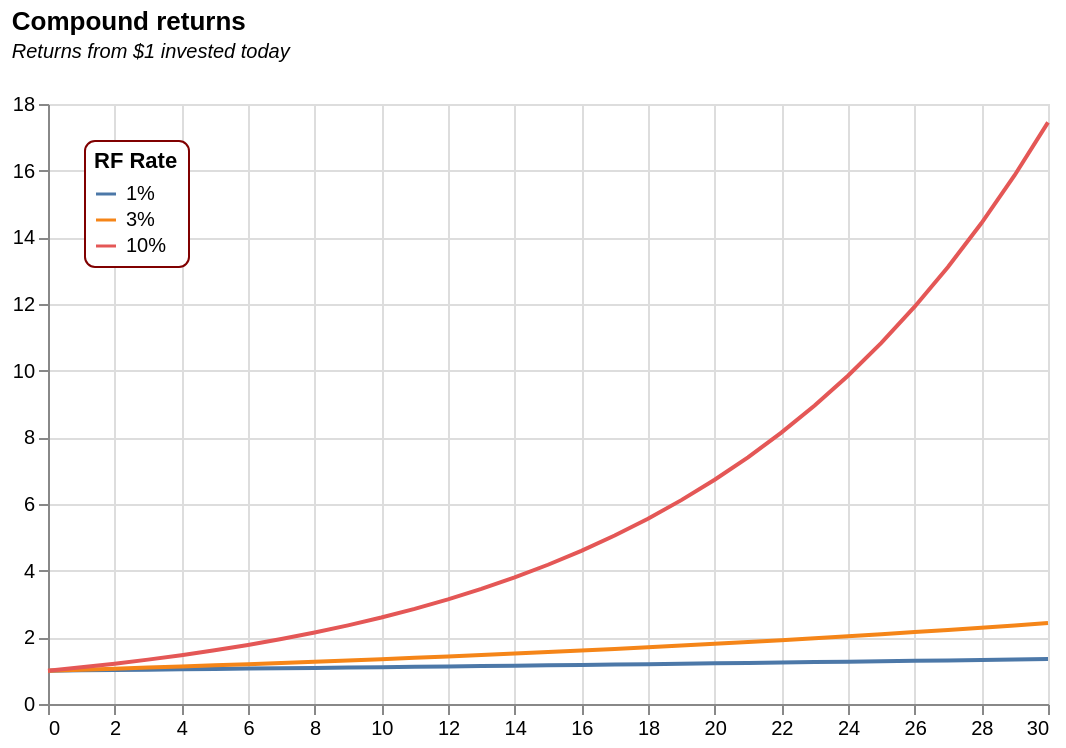

Source (Vega-Lite JSON):
### Vega-Lite specification from a JSON file in a GitHub repository (floating-point values rounded to 4 significant figures)
{"$schema": "https://vega.github.io/schema/vega-lite/v5.json", "title": {"text": "Compound returns", "subtitle": ["Returns from $1 invested today", ""], "subtitleFontStyle": "italic", "subtitleFontSize": 10, "anchor": "start", "color": "black"}, "width": 500, "height": 300, "data": {"values": [{"year": "0", "riskFreeRate": "0.01", "discountFactor": "1", "bond1": "5", "bond2": "8", "bond3": "2", "PV_b1": "5", "PV_b2": "8", "PV_b3": "2", "cycles": "0", "wages": "10", "asset1": "5", "asset2": "5"}, {"year": "1", "riskFreeRate": "0.01", "discountFactor": "0.99009901", "bond1": "5", "bond2": "7.8", "bond3": "2.2", "PV_b1": "4.95049505", "PV_b2": "7.722772277", "PV_b3": "2.178217822", "cycles": "-0.991778853", "wages": "9.008221147", "asset1": "4.008221147", "asset2": "5.991778853"}, {"year": "2", "riskFreeRate": "0.01", "discountFactor": "0.980296049", "bond1": "5", "bond2": "7.6", "bond3": "2.4", "PV_b1": "4.901480247", "PV_b2": "7.450249975", "PV_b3": "2.352710519", "cycles": "0.253823363", "wages": "10.25382336", "asset1": "5.253823363", "asset2": "4.746176637"}, {"year": "3", "riskFreeRate": "0.01", "discountFactor": "0.970590148", "bond1": "5", "bond2": "7.4", "bond3": "2.6", "PV_b1": "4.85295074", "PV_b2": "7.182367095", "PV_b3": "2.523534385", "cycles": "0.926818505", "wages": "10.92681851", "asset1": "5.926818505", "asset2": "4.073181495"}, {"year": "4", "riskFreeRate": "0.01", "discountFactor": "0.960980344", "bond1": "5", "bond2": "7.2", "bond3": "2.8", "PV_b1": "4.804901722", "PV_b2": "6.91905848", "PV_b3": "2.690744965", "cycles": "-0.491021594", "wages": "9.508978406", "asset1": "4.508978406", "asset2": "5.491021594"}, {"year": "5", "riskFreeRate": "0.01", "discountFactor": "0.951465688", "bond1": "5", "bond2": "7", "bond3": "3", "PV_b1": "4.757328438", "PV_b2": "6.660259813", "PV_b3": "2.854397063", "cycles": "-0.801152636", "wages": "9.198847364", "asset1": "4.198847364", "asset2": "5.801152636"}, {"year": "6", "riskFreeRate": "0.01", "discountFactor": "0.942045235", "bond1": "5", "bond2": "6.8", "bond3": "3.2", "PV_b1": "4.710226176", "PV_b2": "6.4059076", "PV_b3": "3.014544753", "cycles": "0.696058488", "wages": "10.69605849", "asset1": "5.696058488", "asset2": "4.303941512"}, {"year": "7", "riskFreeRate": "0.01", "discountFactor": "0.932718055", "bond1": "5", "bond2": "6.6", "bond3": "3.4", "PV_b1": "4.663590274", "PV_b2": "6.155939161", "PV_b3": "3.171241386", "cycles": "0.623012211", "wages": "10.62301221", "asset1": "5.623012211", "asset2": "4.376987789"}, {"year": "8", "riskFreeRate": "0.01", "discountFactor": "0.923483222", "bond1": "5", "bond2": "6.4", "bond3": "3.6", "PV_b1": "4.617416112", "PV_b2": "5.910292624", "PV_b3": "3.324539601", "cycles": "-0.855504371", "wages": "9.144495629", "asset1": "4.144495629", "asset2": "5.855504371"}, {"year": "9", "riskFreeRate": "0.01", "discountFactor": "0.914339824", "bond1": "5", "bond2": "6.2", "bond3": "3.8", "PV_b1": "4.571699121", "PV_b2": "5.66890691", "PV_b3": "3.474491332", "cycles": "-0.404065219", "wages": "9.595934781", "asset1": "4.595934781", "asset2": "5.404065219"}, {"year": "10", "riskFreeRate": "0.01", "discountFactor": "0.905286955", "bond1": "5", "bond2": "6", "bond3": "4", "PV_b1": "4.526434773", "PV_b2": "5.431721728", "PV_b3": "3.621147819", "cycles": "0.958915723", "wages": "10.95891572", "asset1": "5.958915723", "asset2": "4.041084277"}, {"year": "11", "riskFreeRate": "0.01", "discountFactor": "0.896323718", "bond1": "5", "bond2": "5.8", "bond3": "4.2", "PV_b1": "4.481618588", "PV_b2": "5.198677562", "PV_b3": "3.764559614", "cycles": "0.158652431", "wages": "10.15865243", "asset1": "5.158652431", "asset2": "4.841347569"}, {"year": "12", "riskFreeRate": "0.01", "discountFactor": "0.887449225", "bond1": "5", "bond2": "5.6", "bond3": "4.4", "PV_b1": "4.437246126", "PV_b2": "4.969715661", "PV_b3": "3.904776591", "cycles": "-0.999519224", "wages": "9.000480776", "asset1": "4.000480776", "asset2": "5.999519224"}, {"year": "13", "riskFreeRate": "0.01", "discountFactor": "0.878662599", "bond1": "5", "bond2": "5.4", "bond3": "4.6", "PV_b1": "4.393312996", "PV_b2": "4.744778036", "PV_b3": "4.041847957", "cycles": "0.097151904", "wages": "10.0971519", "asset1": "5.097151904", "asset2": "4.902848096"}, {"year": "14", "riskFreeRate": "0.01", "discountFactor": "0.86996297", "bond1": "5", "bond2": "5.2", "bond3": "4.8", "PV_b1": "4.349814848", "PV_b2": "4.523807442", "PV_b3": "4.175822254", "cycles": "0.974655392", "wages": "10.97465539", "asset1": "5.974655392", "asset2": "4.025344608"}, {"year": "15", "riskFreeRate": "0.01", "discountFactor": "0.861349475", "bond1": "5", "bond2": "5", "bond3": "5", "PV_b1": "4.306747374", "PV_b2": "4.306747374", "PV_b3": "4.306747374", "cycles": "-0.346592904", "wages": "9.653407096", "asset1": "4.653407096", "asset2": "5.346592904"}, {"year": "16", "riskFreeRate": "0.01", "discountFactor": "0.852821262", "bond1": "5", "bond2": "4.8", "bond3": "5.2", "PV_b1": "4.264106311", "PV_b2": "4.093542059", "PV_b3": "4.434670563", "cycles": "-0.885952778", "wages": "9.114047222", "asset1": "4.114047222", "asset2": "5.885952778"}, {"year": "17", "riskFreeRate": "0.01", "discountFactor": "0.844377487", "bond1": "5", "bond2": "4.6", "bond3": "5.4", "PV_b1": "4.221887437", "PV_b2": "3.884136442", "PV_b3": "4.559638432", "cycles": "0.573332477", "wages": "10.57333248", "asset1": "5.573332477", "asset2": "4.426667523"}, {"year": "18", "riskFreeRate": "0.01", "discountFactor": "0.836017314", "bond1": "5", "bond2": "4.4", "bond3": "5.6", "PV_b1": "4.180086571", "PV_b2": "3.678476182", "PV_b3": "4.681696959", "cycles": "0.7392213", "wages": "10.7392213", "asset1": "5.7392213", "asset2": "4.2607787"}, {"year": "19", "riskFreeRate": "0.01", "discountFactor": "0.827739915", "bond1": "5", "bond2": "4.2", "bond3": "5.8", "PV_b1": "4.138699575", "PV_b2": "3.476507643", "PV_b3": "4.800891507", "cycles": "-0.762519447", "wages": "9.237480553", "asset1": "4.237480553", "asset2": "5.762519447"}, {"year": "20", "riskFreeRate": "0.01", "discountFactor": "0.81954447", "bond1": "5", "bond2": "4", "bond3": "6", "PV_b1": "4.097722352", "PV_b2": "3.278177881", "PV_b3": "4.917266822", "cycles": "-0.544071696", "wages": "9.455928304", "asset1": "4.455928304", "asset2": "5.544071696"}, {"year": "21", "riskFreeRate": "0.01", "discountFactor": "0.811430169", "bond1": "5", "bond2": "3.8", "bond3": "6.2", "PV_b1": "4.057150843", "PV_b2": "3.083434641", "PV_b3": "5.030867046", "cycles": "0.901762291", "wages": "10.90176229", "asset1": "5.901762291", "asset2": "4.098237709"}, {"year": "22", "riskFreeRate": "0.01", "discountFactor": "0.803396207", "bond1": "5", "bond2": "3.6", "bond3": "6.4", "PV_b1": "4.016981033", "PV_b2": "2.892226344", "PV_b3": "5.141735722", "cycles": "0.313286037", "wages": "10.31328604", "asset1": "5.313286037", "asset2": "4.686713963"}, {"year": "23", "riskFreeRate": "0.01", "discountFactor": "0.795441789", "bond1": "5", "bond2": "3.4", "bond3": "6.6", "PV_b1": "3.977208943", "PV_b2": "2.704502082", "PV_b3": "5.249915805", "cycles": "-0.981940765", "wages": "9.018059235", "asset1": "4.018059235", "asset2": "5.981940765"}, {"year": "24", "riskFreeRate": "0.01", "discountFactor": "0.787566127", "bond1": "5", "bond2": "3.2", "bond3": "6.8", "PV_b1": "3.937830637", "PV_b2": "2.520211608", "PV_b3": "5.355449666", "cycles": "-0.06198051", "wages": "9.93801949", "asset1": "4.93801949", "asset2": "5.06198051"}, {"year": "25", "riskFreeRate": "0.01", "discountFactor": "0.779768443", "bond1": "5", "bond2": "3", "bond3": "7", "PV_b1": "3.898842215", "PV_b2": "2.339305329", "PV_b3": "5.458379101", "cycles": "0.997803274", "wages": "10.99780327", "asset1": "5.997803274", "asset2": "4.002196726"}, {"year": "26", "riskFreeRate": "0.01", "discountFactor": "0.772047963", "bond1": "5", "bond2": "2.8", "bond3": "7.2", "PV_b1": "3.860239817", "PV_b2": "2.161734297", "PV_b3": "5.558745336", "cycles": "-0.193384667", "wages": "9.806615333", "asset1": "4.806615333", "asset2": "5.193384667"}, {"year": "27", "riskFreeRate": "0.01", "discountFactor": "0.764403924", "bond1": "5", "bond2": "2.6", "bond3": "7.4", "PV_b1": "3.822019621", "PV_b2": "1.987450203", "PV_b3": "5.656589038", "cycles": "-0.948310843", "wages": "9.051689157", "asset1": "4.051689157", "asset2": "5.948310843"}, {"year": "28", "riskFreeRate": "0.01", "discountFactor": "0.756835568", "bond1": "5", "bond2": "2.4", "bond3": "7.6", "PV_b1": "3.784177842", "PV_b2": "1.816405364", "PV_b3": "5.75195032", "cycles": "0.436083376", "wages": "10.43608338", "asset1": "5.436083376", "asset2": "4.563916624"}, {"year": "29", "riskFreeRate": "0.01", "discountFactor": "0.749342147", "bond1": "5", "bond2": "2.2", "bond3": "7.8", "PV_b1": "3.746710735", "PV_b2": "1.648552723", "PV_b3": "5.844868746", "cycles": "0.836705168", "wages": "10.83670517", "asset1": "5.836705168", "asset2": "4.163294832"}, {"year": "30", "riskFreeRate": "0.01", "discountFactor": "0.741922918", "bond1": "5", "bond2": "2", "bond3": "8", "PV_b1": "3.709614589", "PV_b2": "1.483845836", "PV_b3": "5.935383342", "cycles": "-0.650219137", "wages": "9.349780863", "asset1": "4.349780863", "asset2": "5.650219137"}, {"year": "0", "riskFreeRate": "0.03", "discountFactor": "1", "bond1": "5", "bond2": "8", "bond3": "2", "PV_b1": "5", "PV_b2": "8", "PV_b3": "2", "cycles": "0", "wages": "", "asset1": "", "asset2": ""}, {"year": "1", "riskFreeRate": "0.03", "discountFactor": "0.970873786", "bond1": "5", "bond2": "7.8", "bond3": "2.2", "PV_b1": "4.854368932", "PV_b2": "7.572815534", "PV_b3": "2.13592233", "cycles": "-0.991778853", "wages": "", "asset1": "", "asset2": ""}, {"year": "2", "riskFreeRate": "0.03", "discountFactor": "0.942595909", "bond1": "5", "bond2": "7.6", "bond3": "2.4", "PV_b1": "4.712979546", "PV_b2": "7.163728909", "PV_b3": "2.262230182", "cycles": "0.253823363", "wages": "", "asset1": "", "asset2": ""}, {"year": "3", "riskFreeRate": "0.03", "discountFactor": "0.915141659", "bond1": "5", "bond2": "7.4", "bond3": "2.6", "PV_b1": "4.575708297", "PV_b2": "6.772048279", "PV_b3": "2.379368314", "cycles": "0.926818505", "wages": "", "asset1": "", "asset2": ""}, {"year": "4", "riskFreeRate": "0.03", "discountFactor": "0.888487048", "bond1": "5", "bond2": "7.2", "bond3": "2.8", "PV_b1": "4.44243524", "PV_b2": "6.397106745", "PV_b3": "2.487763734", "cycles": "-0.491021594", "wages": "", "asset1": "", "asset2": ""}, {"year": "5", "riskFreeRate": "0.03", "discountFactor": "0.862608784", "bond1": "5", "bond2": "7", "bond3": "3", "PV_b1": "4.313043922", "PV_b2": "6.038261491", "PV_b3": "2.587826353", "cycles": "-0.801152636", "wages": "", "asset1": "", "asset2": ""}, {"year": "6", "riskFreeRate": "0.03", "discountFactor": "0.837484257", "bond1": "5", "bond2": "6.8", "bond3": "3.2", "PV_b1": "4.187421283", "PV_b2": "5.694892945", "PV_b3": "2.679949621", "cycles": "0.696058488", "wages": "", "asset1": "", "asset2": ""}, {"year": "7", "riskFreeRate": "0.03", "discountFactor": "0.813091511", "bond1": "5", "bond2": "6.6", "bond3": "3.4", "PV_b1": "4.065457557", "PV_b2": "5.366403975", "PV_b3": "2.764511139", "cycles": "0.623012211", "wages": "", "asset1": "", "asset2": ""}, {"year": "8", "riskFreeRate": "0.03", "discountFactor": "0.789409234", "bond1": "5", "bond2": "6.4", "bond3": "3.6", "PV_b1": "3.947046172", "PV_b2": "5.0522191", "PV_b3": "2.841873244", "cycles": "-0.855504371", "wages": "", "asset1": "", "asset2": ""}, {"year": "9", "riskFreeRate": "0.03", "discountFactor": "0.766416732", "bond1": "5", "bond2": "6.2", "bond3": "3.8", "PV_b1": "3.832083662", "PV_b2": "4.751783741", "PV_b3": "2.912383583", "cycles": "-0.404065219", "wages": "", "asset1": "", "asset2": ""}, {"year": "10", "riskFreeRate": "0.03", "discountFactor": "0.744093915", "bond1": "5", "bond2": "6", "bond3": "4", "PV_b1": "3.720469574", "PV_b2": "4.464563489", "PV_b3": "2.97637566", "cycles": "0.958915723", "wages": "", "asset1": "", "asset2": ""}, {"year": "11", "riskFreeRate": "0.03", "discountFactor": "0.722421277", "bond1": "5", "bond2": "5.8", "bond3": "4.2", "PV_b1": "3.612106383", "PV_b2": "4.190043404", "PV_b3": "3.034169362", "cycles": "0.158652431", "wages": "", "asset1": "", "asset2": ""}, {"year": "12", "riskFreeRate": "0.03", "discountFactor": "0.70137988", "bond1": "5", "bond2": "5.6", "bond3": "4.4", "PV_b1": "3.506899401", "PV_b2": "3.927727329", "PV_b3": "3.086071473", "cycles": "-0.999519224", "wages": "", "asset1": "", "asset2": ""}, {"year": "13", "riskFreeRate": "0.03", "discountFactor": "0.68095134", "bond1": "5", "bond2": "5.4", "bond3": "4.6", "PV_b1": "3.4047567", "PV_b2": "3.677137236", "PV_b3": "3.132376164", "cycles": "0.097151904", "wages": "", "asset1": "", "asset2": ""}, {"year": "14", "riskFreeRate": "0.03", "discountFactor": "0.661117806", "bond1": "5", "bond2": "5.2", "bond3": "4.8", "PV_b1": "3.305589029", "PV_b2": "3.43781259", "PV_b3": "3.173365468", "cycles": "0.974655392", "wages": "", "asset1": "", "asset2": ""}, {"year": "15", "riskFreeRate": "0.03", "discountFactor": "0.641861947", "bond1": "5", "bond2": "5", "bond3": "5", "PV_b1": "3.209309737", "PV_b2": "3.209309737", "PV_b3": "3.209309737", "cycles": "-0.346592904", "wages": "", "asset1": "", "asset2": ""}, {"year": "16", "riskFreeRate": "0.03", "discountFactor": "0.623166939", "bond1": "5", "bond2": "4.8", "bond3": "5.2", "PV_b1": "3.115834696", "PV_b2": "2.991201308", "PV_b3": "3.240468084", "cycles": "-0.885952778", "wages": "", "asset1": "", "asset2": ""}, {"year": "17", "riskFreeRate": "0.03", "discountFactor": "0.605016446", "bond1": "5", "bond2": "4.6", "bond3": "5.4", "PV_b1": "3.025082229", "PV_b2": "2.783075651", "PV_b3": "3.267088808", "cycles": "0.573332477", "wages": "", "asset1": "", "asset2": ""}, {"year": "18", "riskFreeRate": "0.03", "discountFactor": "0.587394608", "bond1": "5", "bond2": "4.4", "bond3": "5.6", "PV_b1": "2.936973038", "PV_b2": "2.584536274", "PV_b3": "3.289409803", "cycles": "0.7392213", "wages": "", "asset1": "", "asset2": ""}, {"year": "19", "riskFreeRate": "0.03", "discountFactor": "0.570286027", "bond1": "5", "bond2": "4.2", "bond3": "5.8", "PV_b1": "2.851430134", "PV_b2": "2.395201313", "PV_b3": "3.307658956", "cycles": "-0.762519447", "wages": "", "asset1": "", "asset2": ""}, {"year": "20", "riskFreeRate": "0.03", "discountFactor": "0.553675754", "bond1": "5", "bond2": "4", "bond3": "6", "PV_b1": "2.768378771", "PV_b2": "2.214703017", "PV_b3": "3.322054525", "cycles": "-0.544071696", "wages": "", "asset1": "", "asset2": ""}, {"year": "21", "riskFreeRate": "0.03", "discountFactor": "0.537549276", "bond1": "5", "bond2": "3.8", "bond3": "6.2", "PV_b1": "2.68774638", "PV_b2": "2.042687248", "PV_b3": "3.332805511", "cycles": "0.901762291", "wages": "", "asset1": "", "asset2": ""}, {"year": "22", "riskFreeRate": "0.03", "discountFactor": "0.521892501", "bond1": "5", "bond2": "3.6", "bond3": "6.4", "PV_b1": "2.609462504", "PV_b2": "1.878813003", "PV_b3": "3.340112006", "cycles": "0.313286037", "wages": "", "asset1": "", "asset2": ""}, {"year": "23", "riskFreeRate": "0.03", "discountFactor": "0.506691748", "bond1": "5", "bond2": "3.4", "bond3": "6.6", "PV_b1": "2.533458742", "PV_b2": "1.722751945", "PV_b3": "3.34416554", "cycles": "-0.981940765", "wages": "", "asset1": "", "asset2": ""}, {"year": "24", "riskFreeRate": "0.03", "discountFactor": "0.491933736", "bond1": "5", "bond2": "3.2", "bond3": "6.8", "PV_b1": "2.459668682", "PV_b2": "1.574187956", "PV_b3": "3.345149407", "cycles": "-0.06198051", "wages": "", "asset1": "", "asset2": ""}, {"year": "25", "riskFreeRate": "0.03", "discountFactor": "0.477605569", "bond1": "5", "bond2": "3", "bond3": "7", "PV_b1": "2.388027846", "PV_b2": "1.432816708", "PV_b3": "3.343238985", "cycles": "0.997803274", "wages": "", "asset1": "", "asset2": ""}, {"year": "26", "riskFreeRate": "0.03", "discountFactor": "0.463694727", "bond1": "5", "bond2": "2.8", "bond3": "7.2", "PV_b1": "2.318473637", "PV_b2": "1.298345237", "PV_b3": "3.338602038", "cycles": "-0.193384667", "wages": "", "asset1": "", "asset2": ""}, {"year": "27", "riskFreeRate": "0.03", "discountFactor": "0.450189056", "bond1": "5", "bond2": "2.6", "bond3": "7.4", "PV_b1": "2.250945279", "PV_b2": "1.170491545", "PV_b3": "3.331399013", "cycles": "-0.948310843", "wages": "", "asset1": "", "asset2": ""}, {"year": "28", "riskFreeRate": "0.03", "discountFactor": "0.437076753", "bond1": "5", "bond2": "2.4", "bond3": "7.6", "PV_b1": "2.185383766", "PV_b2": "1.048984208", "PV_b3": "3.321783324", "cycles": "0.436083376", "wages": "", "asset1": "", "asset2": ""}, {"year": "29", "riskFreeRate": "0.03", "discountFactor": "0.424346362", "bond1": "5", "bond2": "2.2", "bond3": "7.8", "PV_b1": "2.121731812", "PV_b2": "0.933561997", "PV_b3": "3.309901626", "cycles": "0.836705168", "wages": "", "asset1": "", "asset2": ""}, {"year": "30", "riskFreeRate": "0.03", "discountFactor": "0.41198676", "bond1": "5", "bond2": "2", "bond3": "8", "PV_b1": "2.059933798", "PV_b2": "0.823973519", "PV_b3": "3.295894076", "cycles": "-0.650219137", "wages": "", "asset1": "", "asset2": ""}, {"year": "0", "riskFreeRate": "0.1", "discountFactor": "1", "bond1": "5", "bond2": "8", "bond3": "2", "PV_b1": "5", "PV_b2": "8", "PV_b3": "2", "cycles": "0", "wages": "", "asset1": "", "asset2": ""}, {"year": "1", "riskFreeRate": "0.1", "discountFactor": "0.909090909", "bond1": "5", "bond2": "7.8", "bond3": "2.2", "PV_b1": "4.545454545", "PV_b2": "7.090909091", "PV_b3": "2", "cycles": "-0.991778853", "wages": "", "asset1": "", "asset2": ""}, {"year": "2", "riskFreeRate": "0.1", "discountFactor": "0.826446281", "bond1": "5", "bond2": "7.6", "bond3": "2.4", "PV_b1": "4.132231405", "PV_b2": "6.280991736", "PV_b3": "1.983471074", "cycles": "0.253823363", "wages": "", "asset1": "", "asset2": ""}, {"year": "3", "riskFreeRate": "0.1", "discountFactor": "0.751314801", "bond1": "5", "bond2": "7.4", "bond3": "2.6", "PV_b1": "3.756574005", "PV_b2": "5.559729527", "PV_b3": "1.953418482", "cycles": "0.926818505", "wages": "", "asset1": "", "asset2": ""}, {"year": "4", "riskFreeRate": "0.1", "discountFactor": "0.683013455", "bond1": "5", "bond2": "7.2", "bond3": "2.8", "PV_b1": "3.415067277", "PV_b2": "4.917696879", "PV_b3": "1.912437675", "cycles": "-0.491021594", "wages": "", "asset1": "", "asset2": ""}, {"year": "5", "riskFreeRate": "0.1", "discountFactor": "0.620921323", "bond1": "5", "bond2": "7", "bond3": "3", "PV_b1": "3.104606615", "PV_b2": "4.346449261", "PV_b3": "1.862763969", "cycles": "-0.801152636", "wages": "", "asset1": "", "asset2": ""}, {"year": "6", "riskFreeRate": "0.1", "discountFactor": "0.56447393", "bond1": "5", "bond2": "6.8", "bond3": "3.2", "PV_b1": "2.82236965", "PV_b2": "3.838422724", "PV_b3": "1.806316576", "cycles": "0.696058488", "wages": "", "asset1": "", "asset2": ""}, {"year": "7", "riskFreeRate": "0.1", "discountFactor": "0.513158118", "bond1": "5", "bond2": "6.6", "bond3": "3.4", "PV_b1": "2.565790591", "PV_b2": "3.38684358", "PV_b3": "1.744737602", "cycles": "0.623012211", "wages": "", "asset1": "", "asset2": ""}, {"year": "8", "riskFreeRate": "0.1", "discountFactor": "0.46650738", "bond1": "5", "bond2": "6.4", "bond3": "3.6", "PV_b1": "2.332536901", "PV_b2": "2.985647233", "PV_b3": "1.679426569", "cycles": "-0.855504371", "wages": "", "asset1": "", "asset2": ""}, {"year": "9", "riskFreeRate": "0.1", "discountFactor": "0.424097618", "bond1": "5", "bond2": "6.2", "bond3": "3.8", "PV_b1": "2.120488092", "PV_b2": "2.629405234", "PV_b3": "1.61157095", "cycles": "-0.404065219", "wages": "", "asset1": "", "asset2": ""}, {"year": "10", "riskFreeRate": "0.1", "discountFactor": "0.385543289", "bond1": "5", "bond2": "6", "bond3": "4", "PV_b1": "1.927716447", "PV_b2": "2.313259737", "PV_b3": "1.542173158", "cycles": "0.958915723", "wages": "", "asset1": "", "asset2": ""}, {"year": "11", "riskFreeRate": "0.1", "discountFactor": "0.350493899", "bond1": "5", "bond2": "5.8", "bond3": "4.2", "PV_b1": "1.752469497", "PV_b2": "2.032864617", "PV_b3": "1.472074378", "cycles": "0.158652431", "wages": "", "asset1": "", "asset2": ""}, {"year": "12", "riskFreeRate": "0.1", "discountFactor": "0.318630818", "bond1": "5", "bond2": "5.6", "bond3": "4.4", "PV_b1": "1.593154089", "PV_b2": "1.784332579", "PV_b3": "1.401975598", "cycles": "-0.999519224", "wages": "", "asset1": "", "asset2": ""}, {"year": "13", "riskFreeRate": "0.1", "discountFactor": "0.28966438", "bond1": "5", "bond2": "5.4", "bond3": "4.6", "PV_b1": "1.448321899", "PV_b2": "1.564187651", "PV_b3": "1.332456147", "cycles": "0.097151904", "wages": "", "asset1": "", "asset2": ""}, {"year": "14", "riskFreeRate": "0.1", "discountFactor": "0.263331254", "bond1": "5", "bond2": "5.2", "bond3": "4.8", "PV_b1": "1.316656272", "PV_b2": "1.369322522", "PV_b3": "1.263990021", "cycles": "0.974655392", "wages": "", "asset1": "", "asset2": ""}, {"year": "15", "riskFreeRate": "0.1", "discountFactor": "0.239392049", "bond1": "5", "bond2": "5", "bond3": "5", "PV_b1": "1.196960247", "PV_b2": "1.196960247", "PV_b3": "1.196960247", "cycles": "-0.346592904", "wages": "", "asset1": "", "asset2": ""}, {"year": "16", "riskFreeRate": "0.1", "discountFactor": "0.217629136", "bond1": "5", "bond2": "4.8", "bond3": "5.2", "PV_b1": "1.088145679", "PV_b2": "1.044619852", "PV_b3": "1.131671506", "cycles": "-0.885952778", "wages": "", "asset1": "", "asset2": ""}, {"year": "17", "riskFreeRate": "0.1", "discountFactor": "0.197844669", "bond1": "5", "bond2": "4.6", "bond3": "5.4", "PV_b1": "0.989223345", "PV_b2": "0.910085477", "PV_b3": "1.068361212", "cycles": "0.573332477", "wages": "", "asset1": "", "asset2": ""}, {"year": "18", "riskFreeRate": "0.1", "discountFactor": "0.17985879", "bond1": "5", "bond2": "4.4", "bond3": "5.6", "PV_b1": "0.89929395", "PV_b2": "0.791378676", "PV_b3": "1.007209223", "cycles": "0.7392213", "wages": "", "asset1": "", "asset2": ""}, {"year": "19", "riskFreeRate": "0.1", "discountFactor": "0.163507991", "bond1": "5", "bond2": "4.2", "bond3": "5.8", "PV_b1": "0.817539954", "PV_b2": "0.686733561", "PV_b3": "0.948346347", "cycles": "-0.762519447", "wages": "", "asset1": "", "asset2": ""}, {"year": "20", "riskFreeRate": "0.1", "discountFactor": "0.148643628", "bond1": "5", "bond2": "4", "bond3": "6", "PV_b1": "0.74321814", "PV_b2": "0.594574512", "PV_b3": "0.891861768", "cycles": "-0.544071696", "wages": "", "asset1": "", "asset2": ""}, {"year": "21", "riskFreeRate": "0.1", "discountFactor": "0.135130571", "bond1": "5", "bond2": "3.8", "bond3": "6.2", "PV_b1": "0.675652855", "PV_b2": "0.51349617", "PV_b3": "0.83780954", "cycles": "0.901762291", "wages": "", "asset1": "", "asset2": ""}, {"year": "22", "riskFreeRate": "0.1", "discountFactor": "0.122845974", "bond1": "5", "bond2": "3.6", "bond3": "6.4", "PV_b1": "0.614229868", "PV_b2": "0.442245505", "PV_b3": "0.786214231", "cycles": "0.313286037", "wages": "", "asset1": "", "asset2": ""}, {"year": "23", "riskFreeRate": "0.1", "discountFactor": "0.111678158", "bond1": "5", "bond2": "3.4", "bond3": "6.6", "PV_b1": "0.558390789", "PV_b2": "0.379705737", "PV_b3": "0.737075841", "cycles": "-0.981940765", "wages": "", "asset1": "", "asset2": ""}, {"year": "24", "riskFreeRate": "0.1", "discountFactor": "0.101525598", "bond1": "5", "bond2": "3.2", "bond3": "6.8", "PV_b1": "0.50762799", "PV_b2": "0.324881914", "PV_b3": "0.690374066", "cycles": "-0.06198051", "wages": "", "asset1": "", "asset2": ""}, {"year": "25", "riskFreeRate": "0.1", "discountFactor": "0.092295998", "bond1": "5", "bond2": "3", "bond3": "7", "PV_b1": "0.461479991", "PV_b2": "0.276887995", "PV_b3": "0.646071987", "cycles": "0.997803274", "wages": "", "asset1": "", "asset2": ""}, {"year": "26", "riskFreeRate": "0.1", "discountFactor": "0.083905453", "bond1": "5", "bond2": "2.8", "bond3": "7.2", "PV_b1": "0.419527264", "PV_b2": "0.234935268", "PV_b3": "0.604119261", "cycles": "-0.193384667", "wages": "", "asset1": "", "asset2": ""}, {"year": "27", "riskFreeRate": "0.1", "discountFactor": "0.076277684", "bond1": "5", "bond2": "2.6", "bond3": "7.4", "PV_b1": "0.381388422", "PV_b2": "0.19832198", "PV_b3": "0.564454865", "cycles": "-0.948310843", "wages": "", "asset1": "", "asset2": ""}, {"year": "28", "riskFreeRate": "0.1", "discountFactor": "0.069343349", "bond1": "5", "bond2": "2.4", "bond3": "7.6", "PV_b1": "0.346716747", "PV_b2": "0.166424039", "PV_b3": "0.527009456", "cycles": "0.436083376", "wages": "", "asset1": "", "asset2": ""}, {"year": "29", "riskFreeRate": "0.1", "discountFactor": "0.063039409", "bond1": "5", "bond2": "2.2", "bond3": "7.8", "PV_b1": "0.315197043", "PV_b2": "0.138686699", "PV_b3": "0.491707387", "cycles": "0.836705168", "wages": "", "asset1": "", "asset2": ""}, {"year": "30", "riskFreeRate": "0.1", "discountFactor": "0.057308553", "bond1": "5", "bond2": "2", "bond3": "8", "PV_b1": "0.286542767", "PV_b2": "0.114617107", "PV_b3": "0.458468426", "cycles": "-0.650219137", "wages": "", "asset1": "", "asset2": ""}], "format": {"parse": {"year": "number"}}}, "transform": [{"calculate": "1/datum.discountFactor", "as": "return"}], "mark": {"type": "line", "strokeWidth": 2, "opacity": 1}, "encoding": {"x": {"field": "year", "type": "quantitative", "title": null}, "y": {"field": "return", "type": "quantitative", "title": null}, "color": {"type": "nominal", "legend": {"format": ".0%", "orient": "top-left", "fillColor": "white", "strokeColor": "rgb(128,0,0)", "cornerRadius": 5, "padding": 5}, "field": "riskFreeRate", "title": "RF Rate"}}}
